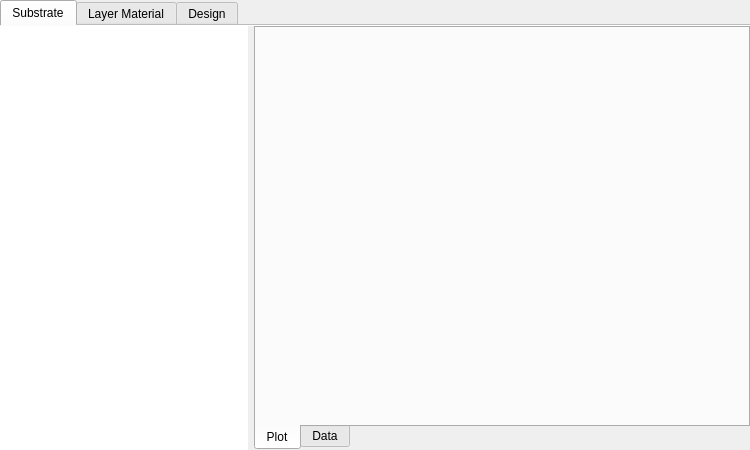
<?xml version="1.0" encoding="UTF-8"?>
<ui version="4.0">
 <class>DatabaseDialog</class>
 <widget class="QDialog" name="DatabaseDialog">
  <property name="geometry">
   <rect>
    <x>0</x>
    <y>0</y>
    <width>750</width>
    <height>450</height>
   </rect>
  </property>
  <property name="windowTitle">
   <string>Database</string>
  </property>
  <layout class="QGridLayout" name="gridLayout_2">
   <property name="leftMargin">
    <number>0</number>
   </property>
   <property name="topMargin">
    <number>0</number>
   </property>
   <property name="rightMargin">
    <number>0</number>
   </property>
   <property name="bottomMargin">
    <number>0</number>
   </property>
   <item row="0" column="0">
    <widget class="QTabWidget" name="tabWidget">
     <property name="currentIndex">
      <number>0</number>
     </property>
     <property name="documentMode">
      <bool>true</bool>
     </property>
     <widget class="QWidget" name="tabSubstrate">
      <attribute name="title">
       <string>Substrate</string>
      </attribute>
      <layout class="QHBoxLayout" name="horizontalLayout_2" stretch="1,2">
       <property name="leftMargin">
        <number>0</number>
       </property>
       <property name="topMargin">
        <number>0</number>
       </property>
       <property name="rightMargin">
        <number>0</number>
       </property>
       <property name="bottomMargin">
        <number>0</number>
       </property>
       <item>
        <widget class="QTableView" name="tableViewSubstrate">
         <property name="frameShape">
          <enum>QFrame::NoFrame</enum>
         </property>
         <attribute name="horizontalHeaderStretchLastSection">
          <bool>true</bool>
         </attribute>
        </widget>
       </item>
       <item>
        <widget class="QTabWidget" name="tabWidgetSubstrate">
         <property name="tabPosition">
          <enum>QTabWidget::South</enum>
         </property>
         <property name="currentIndex">
          <number>0</number>
         </property>
         <widget class="QWidget" name="tabPlotSubstrate">
          <attribute name="title">
           <string>Plot</string>
          </attribute>
         </widget>
         <widget class="QWidget" name="tabData">
          <attribute name="title">
           <string>Data</string>
          </attribute>
          <layout class="QHBoxLayout" name="horizontalLayout_4">
           <property name="leftMargin">
            <number>0</number>
           </property>
           <property name="topMargin">
            <number>0</number>
           </property>
           <property name="rightMargin">
            <number>0</number>
           </property>
           <property name="bottomMargin">
            <number>0</number>
           </property>
           <item>
            <widget class="QTableView" name="tableViewSubstrateMaterial">
             <property name="frameShape">
              <enum>QFrame::NoFrame</enum>
             </property>
            </widget>
           </item>
          </layout>
         </widget>
        </widget>
       </item>
      </layout>
     </widget>
     <widget class="QWidget" name="tabLayerMaterial">
      <attribute name="title">
       <string>Layer Material</string>
      </attribute>
      <layout class="QHBoxLayout" name="horizontalLayout_3" stretch="1,2">
       <property name="leftMargin">
        <number>0</number>
       </property>
       <property name="topMargin">
        <number>0</number>
       </property>
       <property name="rightMargin">
        <number>0</number>
       </property>
       <property name="bottomMargin">
        <number>0</number>
       </property>
       <item>
        <widget class="QTableView" name="tableViewLayerMaterial">
         <property name="frameShape">
          <enum>QFrame::NoFrame</enum>
         </property>
         <attribute name="horizontalHeaderStretchLastSection">
          <bool>true</bool>
         </attribute>
        </widget>
       </item>
       <item>
        <widget class="QTabWidget" name="tabWidgetLayerMaterial">
         <property name="tabPosition">
          <enum>QTabWidget::South</enum>
         </property>
         <property name="currentIndex">
          <number>0</number>
         </property>
         <widget class="QWidget" name="tabPlotLayerMaterial">
          <attribute name="title">
           <string>Plot</string>
          </attribute>
         </widget>
         <widget class="QWidget" name="tabData">
          <attribute name="title">
           <string>Data</string>
          </attribute>
          <layout class="QHBoxLayout" name="horizontalLayout_5">
           <property name="leftMargin">
            <number>0</number>
           </property>
           <property name="topMargin">
            <number>0</number>
           </property>
           <property name="rightMargin">
            <number>0</number>
           </property>
           <property name="bottomMargin">
            <number>0</number>
           </property>
           <item>
            <widget class="QTableView" name="tableViewLayerMaterialMaterial">
             <property name="frameShape">
              <enum>QFrame::NoFrame</enum>
             </property>
            </widget>
           </item>
          </layout>
         </widget>
        </widget>
       </item>
      </layout>
     </widget>
     <widget class="QWidget" name="tabDesign">
      <attribute name="title">
       <string>Design</string>
      </attribute>
      <layout class="QVBoxLayout" name="verticalLayout">
       <item>
        <layout class="QGridLayout" name="gridLayout" columnstretch="1,150,255">
         <item row="0" column="0">
          <widget class="QLabel" name="label_2">
           <property name="text">
            <string>The number of layers = </string>
           </property>
           <property name="alignment">
            <set>Qt::AlignRight|Qt::AlignTrailing|Qt::AlignVCenter</set>
           </property>
           <property name="buddy">
            <cstring>lineEditNumberOfLayers</cstring>
           </property>
          </widget>
         </item>
         <item row="0" column="1">
          <widget class="QLineEdit" name="lineEditNumberOfLayers">
           <property name="frame">
            <bool>false</bool>
           </property>
           <property name="readOnly">
            <bool>true</bool>
           </property>
          </widget>
         </item>
         <item row="0" column="2" rowspan="4">
          <spacer name="horizontalSpacer">
           <property name="orientation">
            <enum>Qt::Horizontal</enum>
           </property>
           <property name="sizeHint" stdset="0">
            <size>
             <width>198</width>
             <height>108</height>
            </size>
           </property>
          </spacer>
         </item>
         <item row="1" column="0">
          <widget class="QLabel" name="label_3">
           <property name="text">
            <string>Design wavelength (nm) = </string>
           </property>
           <property name="alignment">
            <set>Qt::AlignRight|Qt::AlignTrailing|Qt::AlignVCenter</set>
           </property>
           <property name="buddy">
            <cstring>lineEditDesignWavelength</cstring>
           </property>
          </widget>
         </item>
         <item row="1" column="1">
          <widget class="QLineEdit" name="lineEditDesignWavelength">
           <property name="frame">
            <bool>false</bool>
           </property>
           <property name="readOnly">
            <bool>true</bool>
           </property>
          </widget>
         </item>
         <item row="2" column="0">
          <widget class="QLabel" name="label_4">
           <property name="text">
            <string>Angle of incidence (deg) =</string>
           </property>
           <property name="alignment">
            <set>Qt::AlignRight|Qt::AlignTrailing|Qt::AlignVCenter</set>
           </property>
           <property name="buddy">
            <cstring>lineEditAngelOfIncidence</cstring>
           </property>
          </widget>
         </item>
         <item row="2" column="1">
          <widget class="QLineEdit" name="lineEditAngelOfIncidence">
           <property name="frame">
            <bool>false</bool>
           </property>
           <property name="readOnly">
            <bool>true</bool>
           </property>
          </widget>
         </item>
         <item row="3" column="0">
          <widget class="QLabel" name="label_5">
           <property name="text">
            <string>Input medium = </string>
           </property>
           <property name="alignment">
            <set>Qt::AlignRight|Qt::AlignTrailing|Qt::AlignVCenter</set>
           </property>
           <property name="buddy">
            <cstring>lineEditInputMedium</cstring>
           </property>
          </widget>
         </item>
         <item row="3" column="1">
          <widget class="QLineEdit" name="lineEditInputMedium">
           <property name="frame">
            <bool>false</bool>
           </property>
           <property name="readOnly">
            <bool>true</bool>
           </property>
          </widget>
         </item>
        </layout>
       </item>
       <item>
        <widget class="QLabel" name="label">
         <property name="text">
          <string>Speedsheet</string>
         </property>
        </widget>
       </item>
       <item>
        <widget class="QTableView" name="tableViewDesign">
         <property name="frameShape">
          <enum>QFrame::NoFrame</enum>
         </property>
         <attribute name="horizontalHeaderStretchLastSection">
          <bool>true</bool>
         </attribute>
        </widget>
       </item>
       <item>
        <layout class="QHBoxLayout" name="horizontalLayout">
         <item>
          <spacer name="horizontalSpacer_2">
           <property name="orientation">
            <enum>Qt::Horizontal</enum>
           </property>
           <property name="sizeHint" stdset="0">
            <size>
             <width>40</width>
             <height>20</height>
            </size>
           </property>
          </spacer>
         </item>
         <item>
          <widget class="QPushButton" name="pushButtonOk">
           <property name="text">
            <string>OK</string>
           </property>
          </widget>
         </item>
         <item>
          <widget class="QPushButton" name="pushButtonCancel">
           <property name="text">
            <string>Cancel</string>
           </property>
          </widget>
         </item>
        </layout>
       </item>
      </layout>
     </widget>
    </widget>
   </item>
  </layout>
 </widget>
 <resources/>
 <connections/>
</ui>
